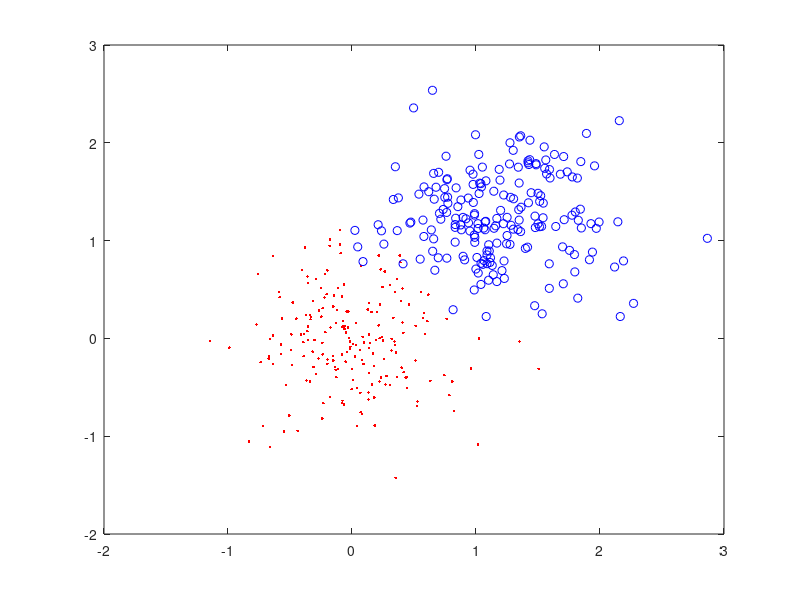

Write MATLAB code to recreate this figure. (Note: this script raises an error after producing the figure.)
% Code for SVM-linear case (askisi 4)
% "Introduction to Pattern Recognition: A MATLAB Approach"
% S. Theodoridis, A. Pikrakis, K. Koutroumbas, D. Cavouras

close('all');
clear;

% Generate and plot X1
randn('seed',50)
m=[0 0; 1.2 1.2]'; % mean vectors
S=0.2*eye(2); % covariance matrix
points_per_class=[200 200];
X1=mvnrnd(m(:,1),S,points_per_class(1))';
X1=[X1 mvnrnd(m(:,2),S,points_per_class(2))'];
y1=[ones(1,points_per_class(1)) -ones(1,points_per_class(2))];

figure(1), plot(X1(1,y1==1),X1(2,y1==1),'r.', X1(1,y1==-1),X1(2,y1==-1),'bo')

% Generate X2
randn('seed',100)
X2=mvnrnd(m(:,1),S,points_per_class(1))';
X2=[X2 mvnrnd(m(:,2),S,points_per_class(2))'];
y2=[ones(1,points_per_class(1)) -ones(1,points_per_class(2))];

% Generate the required SVM classifier
kernel='linear';
kpar1=0;
kpar2=0;
%C=0.1; 
%C=0.2;
%C= 0.5;
%C=1;
C=2;
%C=20;
tol=0.001;
steps=100000;
eps=10^(-10);
method=0;
[alpha, w0, w, evals, stp, glob] = SMO2(X1', y1',kernel, kpar1, kpar2, C, tol, steps, eps, method);

% Compute the classification error on the training set
Pe_tr=sum((2*(w*X1-w0>0)-1).*y1<0)/length(y1)

% Compute the classification error on the test set
Pe_te=sum((2*(w*X2-w0>0)-1).*y2<0)/length(y2)

% Plot the classifier hyperplane
global figt4
figt4=2;
svcplot_book(X1',y1',kernel,kpar1,kpar2,alpha,-w0)

% Count the support vectors
sup_vec=sum(alpha>0)

% Compute the margin
marg=2/sqrt(sum(w.^2))

